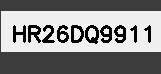
#> input picture backend/data/plate_crops/DL01AB1234_20260926_025807_161757.jpg, 161 x 74 px
$ python -i night_enhance.py   (imports and definitions only)
#> lines starting #> are read from the running program, lines starting #| are printed output that depends on the picture
### backend/config.py
"""
IBVAP Configuration
Intelligent Border Video Analytics Platform
"""
import os
from pathlib import Path

# ── Base Paths ──────────────────────────────────────────────────
BASE_DIR = Path(__file__).parent
PROJECT_DIR = BASE_DIR.parent
FRONTEND_DIR = PROJECT_DIR / "frontend"
DEMO_VIDEOS_DIR = BASE_DIR / "demo_videos"
DATA_DIR = BASE_DIR / "data"
SNAPSHOTS_DIR = DATA_DIR / "snapshots"
EVENTS_DIR = DATA_DIR / "events"

# Create directories
for d in [DATA_DIR, SNAPSHOTS_DIR, EVENTS_DIR, DEMO_VIDEOS_DIR]:
    d.mkdir(parents=True, exist_ok=True)
#> further down, picture is the input picture: shape (74, 161, 3); min 0, max 247, mean 135.7

# ── Database ────────────────────────────────────────────────────
DATABASE_PATH = str(DATA_DIR / "ibvap.db")

# ── Detection ───────────────────────────────────────────────────
YOLO_MODEL = os.getenv("YOLO_MODEL", "yolo26n.pt")
THREAT_MODEL = os.getenv("THREAT_MODEL", "threat_yolov8n.pt")
ANPR_MODEL = os.getenv("ANPR_MODEL", "license_plate_yolov8n.pt")
POSE_MODEL = os.getenv("POSE_MODEL", "yolov8n-pose.pt")
YOLO_IMGSZ = int(os.getenv("YOLO_IMGSZ", "512"))
# High recall for persons & vehicles in crowds (0.18 so all people are detected)
CONFIDENCE_THRESHOLD = float(os.getenv("CONFIDENCE_THRESHOLD", "0.18"))
THREAT_CONFIDENCE_THRESHOLD = float(os.getenv("THREAT_CONFIDENCE_THRESHOLD", "0.28"))
# Higher NMS IoU threshold so overlapping people in dense crowds are not deleted
IOU_THRESHOLD = float(os.getenv("IOU_THRESHOLD", "0.65"))

# ── Real-Time Zero-Lag Streaming (Buffer System Completely Removed) ─
REALTIME_CAPTURE_BUFFER_SIZE = int(os.getenv("REALTIME_CAPTURE_BUFFER_SIZE", "2"))
TARGET_FPS = int(os.getenv("TARGET_FPS", "30"))
TARGET_BUFFER_SECONDS = 0.0
MAX_LATENCY_SECONDS = 1.0

MAX_ALLOWED_FRAME_AGE_MS = 200.0
TARGET_LATENCY_MS = 50.0
ENABLE_HAND_ROI_THREATS = False
MAX_TRAJECTORY_HISTORY = 30
MAX_PROJECTILE_PREDICT_FRAMES = 3
OCR_INTERVAL_FRAMES = int(os.getenv("OCR_INTERVAL_FRAMES", "3"))
OCR_VOTING_WINDOW = int(os.getenv("OCR_VOTING_WINDOW", "5"))

# COCO classes of interest for surveillance + negative suppression
CLASSES_OF_INTEREST = {
    0: "person",
    1: "bicycle",
    2: "car",
    3: "motorcycle",
    5: "bus",
    7: "truck",
    14: "bird",        # drone-like object
    24: "backpack",
    25: "umbrella",
    26: "handbag",
    28: "suitcase",
    29: "frisbee",     # suppress round disc false alarms
    32: "sports ball", # suppress ball/stone false alarms for grenades
    34: "baseball bat",# potential blunt weapon
    39: "bottle",      # suppress bottle false alarms for explosives
    41: "cup",         # suppress cup false alarms
    43: "knife",       # bladed weapon
    47: "apple",       # suppress round fruit false alarms
    49: "orange",      # suppress round fruit false alarms
    65: "remote",      # suppress remote false alarms
    67: "cell phone",  # suppress phone false alarms for pistol/detonator
    76: "scissors",    # sharp weapon
}

PERSON_CLASSES = {0}
VEHICLE_CLASSES = {1, 2, 3, 5, 7}

# Classes used for negative false-alarm suppression against weapons
BENIGN_SUPPRESSION_CLASSES = {
    29: "frisbee",
    32: "sports ball",
    39: "bottle",
    41: "cup",
    47: "apple",
    49: "orange",
    65: "remote",
    67: "cell phone",
}

# ── Suspicious & Harmful Objects Catalog ────────────────────────
# Master threat catalog covering firearms, explosives, grenades, bladed weapons
# Calibrated thresholds: fast reaction for weapons & explosions, no artificial area cap on explosions
THREAT_CLASSES = {
    # Firearms & Guns (accessible at conf >= 0.32, sensitive to drawn/aimed weapons)
    "gun": {"label": "FIREARM / GUN", "category": "threat", "severity": "critical", "min_conf": 0.32},
    "pistol": {"label": "PISTOL", "category": "threat", "severity": "critical", "min_conf": 0.32},
    "handgun": {"label": "HANDGUN", "category": "threat", "severity": "critical", "min_conf": 0.32},
    "rifle": {"label": "RIFLE", "category": "threat", "severity": "critical", "min_conf": 0.32},
    "firearm": {"label": "FIREARM", "category": "threat", "severity": "critical", "min_conf": 0.32},
    # Explosives & Hand Grenades (conf >= 0.30, supports small airborne grenades & huge explosions)
    "grenade": {"label": "HAND GRENADE", "category": "threat", "severity": "critical", "min_conf": 0.30},
    "explosion": {"label": "EXPLOSION / BLAST", "category": "threat", "severity": "critical", "min_conf": 0.28},
    "bomb": {"label": "BOMB / EXPLOSIVE", "category": "threat", "severity": "critical", "min_conf": 0.32},
    # Bladed & Sharp Weapons
    "knife": {"label": "BLADE / KNIFE", "category": "threat", "severity": "high", "min_conf": 0.38},
    "dagger": {"label": "DAGGER", "category": "threat", "severity": "high", "min_conf": 0.38},
    "scissors": {"label": "SHARP OBJECT", "category": "threat", "severity": "medium", "min_conf": 0.45},
    # Blunt Weapons
    "baseball bat": {"label": "BLUNT WEAPON", "category": "threat", "severity": "medium", "min_conf": 0.45},
}

# ── Crowd Detection Parameters ──────────────────────────────────
# 3 or more persons close together triggers spatial gathering analysis
CROWD_MIN_PERSONS = 3
CROWD_DISTANCE_THRESHOLD = 140.0


# ── Streaming ───────────────────────────────────────────────────
FRAME_WIDTH = 960
FRAME_HEIGHT = 540
JPEG_QUALITY = 70
TARGET_FPS = 30
BOUNDED_BUFFER_SLOT_SIZE = 1      # strict 1-slot freshest frame buffer (zero latency accumulation)

WATCHDOG_CHECK_INTERVAL = 2.0     # seconds between stream health audits
WATCHDOG_STALL_TIMEOUT = 12.0     # max seconds without frame before auto-recovery (must exceed HLS segment duration)
MAX_RECONNECT_BACKOFF = 16.0      # max backoff delay in seconds

# ── Alerts ──────────────────────────────────────────────────────
ALERT_COOLDOWN_SECONDS = 8   # min gap between same alert type per camera
MAX_ALERTS_STORED = 500

# ── Night Enhancement (CLAHE) ──────────────────────────────────
CLAHE_CLIP_LIMIT = 3.0
CLAHE_TILE_SIZE = (8, 8)

### backend/services/night_enhance.py
"""
IBVAP Night-time Enhancement Service
Uses CLAHE (Contrast Limited Adaptive Histogram Equalization) to enhance
low-light / night-time surveillance footage without requiring IR cameras.
"""
import cv2
import numpy as np

from config import CLAHE_CLIP_LIMIT, CLAHE_TILE_SIZE


class NightEnhancer:
    """Enhances dark / night-time frames for better AI detection."""

    def __init__(self):
        self.clahe = cv2.createCLAHE(
            clipLimit=CLAHE_CLIP_LIMIT,
            tileGridSize=CLAHE_TILE_SIZE,
        )

    def enhance(self, frame: np.ndarray) -> np.ndarray:
        """Apply CLAHE enhancement to a BGR frame."""
        # Convert to LAB colour space
        lab = cv2.cvtColor(frame, cv2.COLOR_BGR2LAB)
#> lab: shape (74, 161, 3); mean of channels 0, 1, 2 138.8, 128, 128
        l_channel, a_channel, b_channel = cv2.split(lab)
#> a_channel: shape (74, 161); every value is 128

        # Apply CLAHE to luminance channel only
        l_enhanced = self.clahe.apply(l_channel)
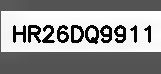
#> l_enhanced: shape (74, 161); min 4, max 255, mean 151.1

        # Merge channels and convert back
        merged = cv2.merge([l_enhanced, a_channel, b_channel])
#> merged: shape (74, 161, 3); mean of channels 0, 1, 2 151.1, 128, 128
        enhanced = cv2.cvtColor(merged, cv2.COLOR_LAB2BGR)

        return enhanced

    def is_dark_frame(self, frame: np.ndarray, threshold: float = 60.0) -> bool:
        """Fast heuristic: returns True if average brightness is below threshold."""
        # Fast subsampling on every 8th pixel across channels (<0.05ms)
        sample = frame[::8, ::8, :]
        return float(np.mean(sample)) < threshold

>>> import cv2
>>> picture = cv2.imread('../data/plate_crops/DL01AB1234_20260926_025807_161757.jpg')
>>> result = NightEnhancer().enhance(picture)
